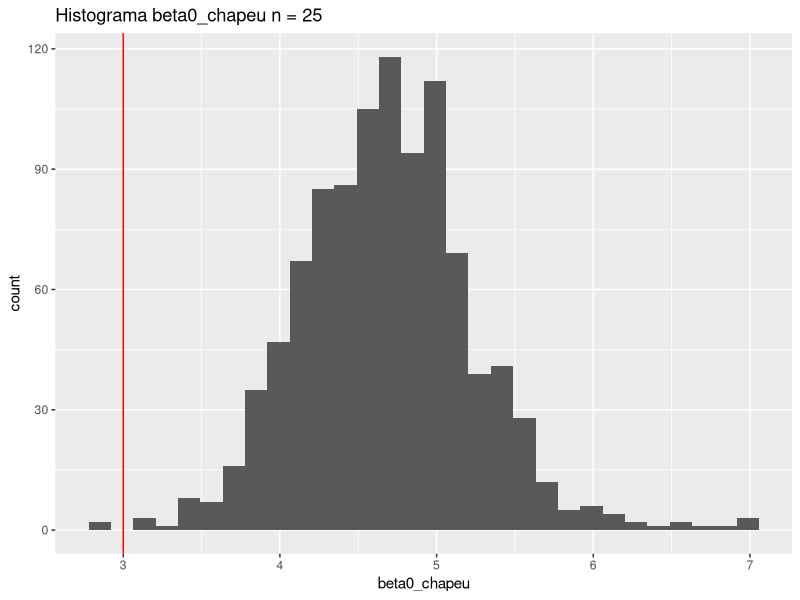
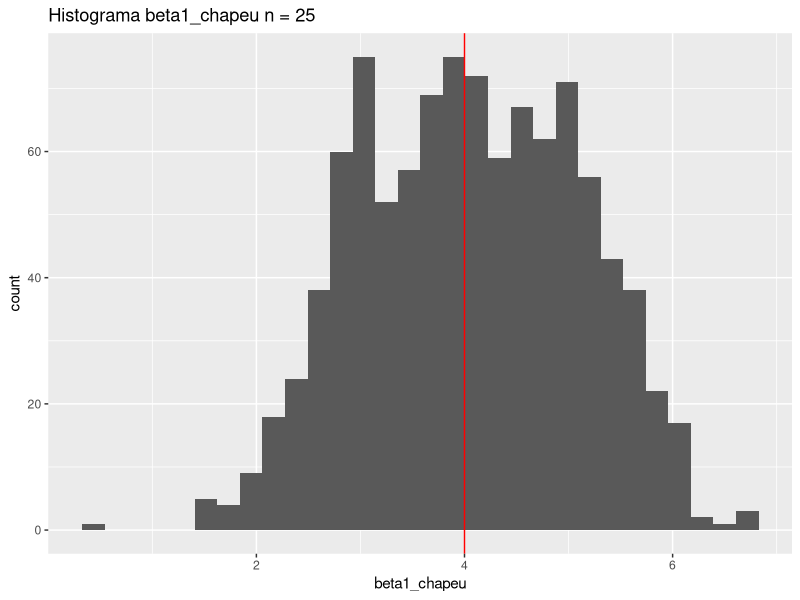
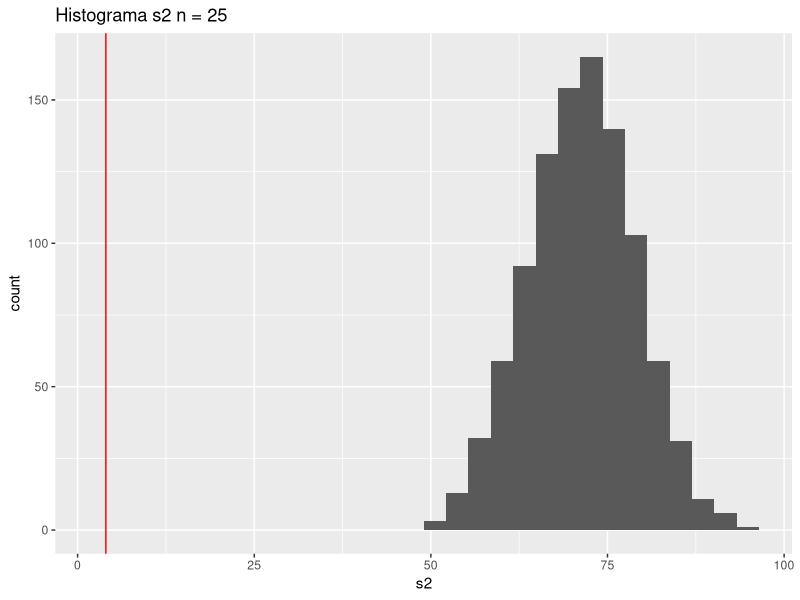
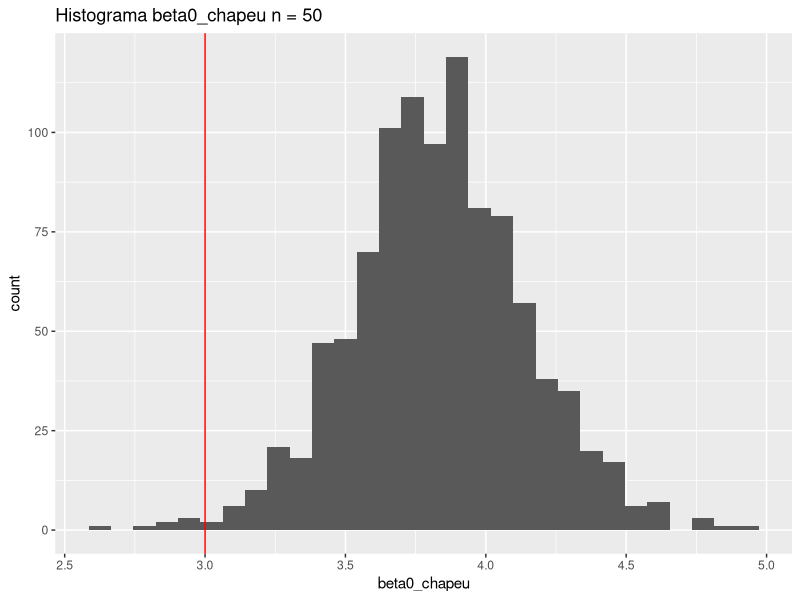
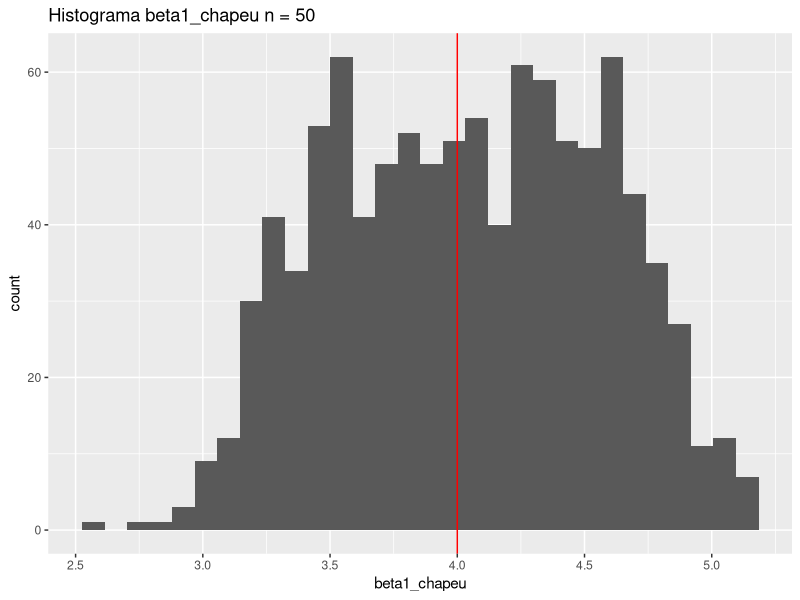
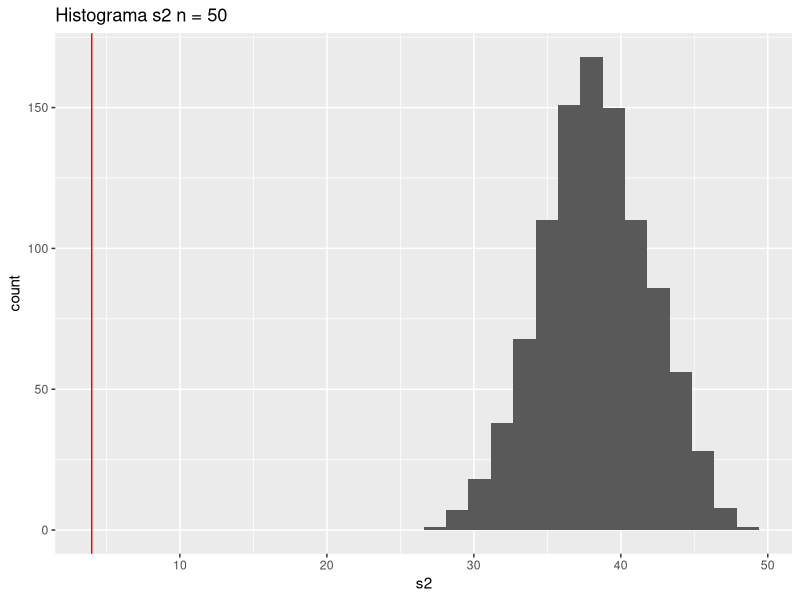
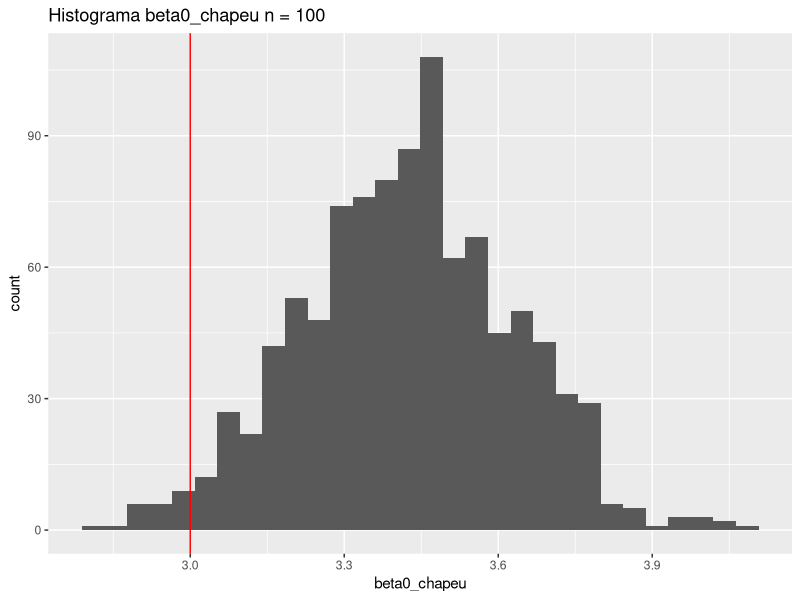
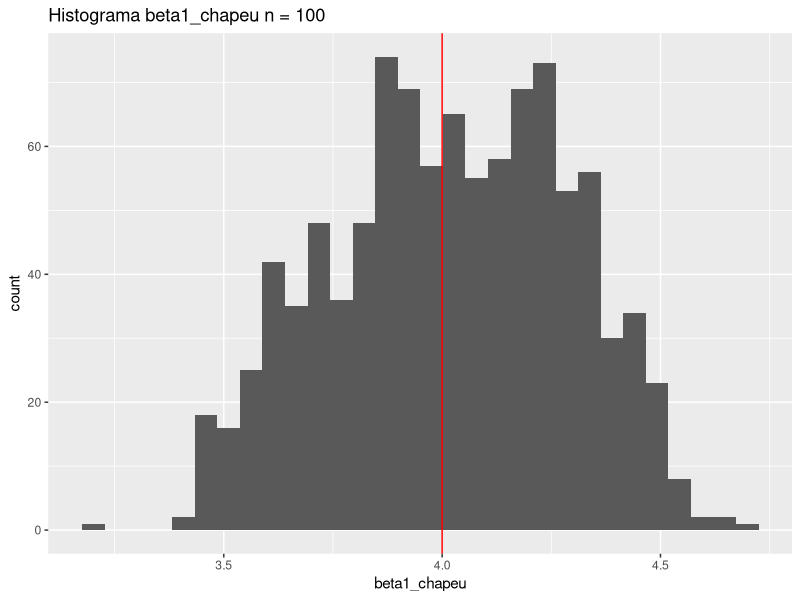

These charts were generated, in order, by the following R code:
## ---- chunk 1

library(tidyverse)
library(dplyr)
library(purrr)
library(tibble)
library(ggplot2)
library(patchwork)
## ---- chunk 2
set.seed(42)

n_values    <- c(25, 50, 100, 500, 1000)
rep         <- 1000
beta0       <- 3
beta1       <- 4
var_epsilon <- 4

retas <- function(n, beta1, beta0) {

  x       <- runif(n, -3, 3)
  epsilon <- rnorm(n, 0, sqrt(var_epsilon))
  y       <- beta0 + beta1 * x + epsilon

  y[n] <- y[n] + 42

  modelo       <- lm(y ~ x)
  beta0_chapeu <- modelo$coefficients[[1]]
  beta1_chapeu <- modelo$coefficients[[2]]
  residuos     <- sum(modelo$residuals^2) / (n - 1)

  summary_model <- summary(modelo)
  t_beta0       <- summary_model$coefficients[1, "t value"]
  p_beta0       <- summary_model$coefficients[1, "Pr(>|t|)"]
  t_beta1       <- summary_model$coefficients[2, "t value"]
  p_beta1       <- summary_model$coefficients[2, "Pr(>|t|)"]

  list(x            = x,
       y            = y,
       beta0_chapeu = beta0_chapeu,
       beta1_chapeu = beta1_chapeu,
       s2           = residuos,
       t_beta0      = t_beta0,
       p_beta0      = p_beta0,
       t_beta1      = t_beta1,
       p_beta1      = p_beta1
    )
}

results <- map(n_values, function(n) {

  amostras    <- map(1:rep, ~ retas(n, beta1, beta0))
  lista_beta0 <- map_dbl(amostras, "beta0_chapeu")
  lista_beta1 <- map_dbl(amostras, "beta1_chapeu")
  lista_s2    <- map_dbl(amostras, "s2")

  lista_t_beta0 <- map_dbl(amostras, "t_beta0")
  lista_p_beta0 <- map_dbl(amostras, "p_beta0")
  lista_t_beta1 <- map_dbl(amostras, "t_beta1")
  lista_p_beta1 <- map_dbl(amostras, "p_beta1")

  betas_estimados <- data.frame(
    beta0_chapeu_mc = lista_beta0,
    beta1_chapeu_mc = lista_beta1,
    s2_mc           = lista_s2,
    t_beta0_mc      = lista_t_beta0,
    p_beta0_mc      = lista_p_beta0,
    t_beta1_mc      = lista_t_beta1,
    p_beta1_mc      = lista_p_beta1
  )

  lista_x <- map(amostras, "x")
  matriz_x <- do.call(cbind, lista_x)

  lista_y <- map(amostras, "y")
  matriz_y <- do.call(cbind, lista_y)

  list(
    n = n,
    betas_estimados = betas_estimados,
    matriz_x = matriz_x,
    matriz_y = matriz_y
  )
})

## ---- chunk 3

plot_histograms <- function(result) {
  n <- result$n
  betas_estimados <- result$betas_estimados

  p1 <- ggplot(betas_estimados, aes(x = beta0_chapeu_mc)) +
    geom_histogram() +
    geom_vline(xintercept = beta0, color = "red") +
    labs(title = paste("Histograma beta0_chapeu n =", n),
         x = "beta0_chapeu")

  p2 <- ggplot(betas_estimados, aes(x = beta1_chapeu_mc)) +
    geom_histogram() +
    geom_vline(xintercept = beta1, color = "red") +
    labs(title = paste("Histograma beta1_chapeu n =", n),
         x = "beta1_chapeu")

  p3 <- ggplot(betas_estimados, aes(x = s2_mc)) +
    geom_histogram() +
    geom_vline(xintercept = var_epsilon, color = "red") +
    labs(title = paste("Histograma s2 n =", n),
         x = "s2")

  print(p1)
  print(p2)
  print(p3)
}

walk(results, plot_histograms)
## ---- chunk 4

compute_summary_stats <- function(betas_estimados) {
  betas_estimados %>%
    summarize(
      mean_beta0_chapeu = mean(beta0_chapeu_mc),
      var_beta0_chapeu = var(beta0_chapeu_mc),
      median_beta0_chapeu = median(beta0_chapeu_mc),

      mean_beta1_chapeu = mean(beta1_chapeu_mc),
      var_beta1_chapeu = var(beta1_chapeu_mc),
      median_beta1_chapeu = median(beta1_chapeu_mc),

      mean_s2 = mean(s2_mc),
      var_s2 = var(s2_mc),
      median_s2 = median(s2_mc),

      #mean_t_beta0 = mean(t_beta0_mc),
      #var_t_beta0 = var(t_beta0_mc),
      #median_t_beta0 = median(t_beta0_mc),

      #mean_p_beta0 = mean(p_beta0_mc),
      #var_p_beta0 = var(p_beta0_mc),
      #median_p_beta0 = median(p_beta0_mc),

      #mean_t_beta1 = mean(t_beta1_mc),
      #var_t_beta1 = var(t_beta1_mc),
      #median_t_beta1 = median(t_beta1_mc),

      #mean_p_beta1 = mean(p_beta1_mc),
      #var_p_beta1 = var(p_beta1_mc),
      #median_p_beta1 = median(p_beta1_mc)
    )
}

summary_stats <- map_df(results, function(result) {
  n <- result$n
  betas_estimados <- result$betas_estimados

  stats <- compute_summary_stats(betas_estimados)
  stats %>% mutate(n = n)
})

print(summary_stats)
